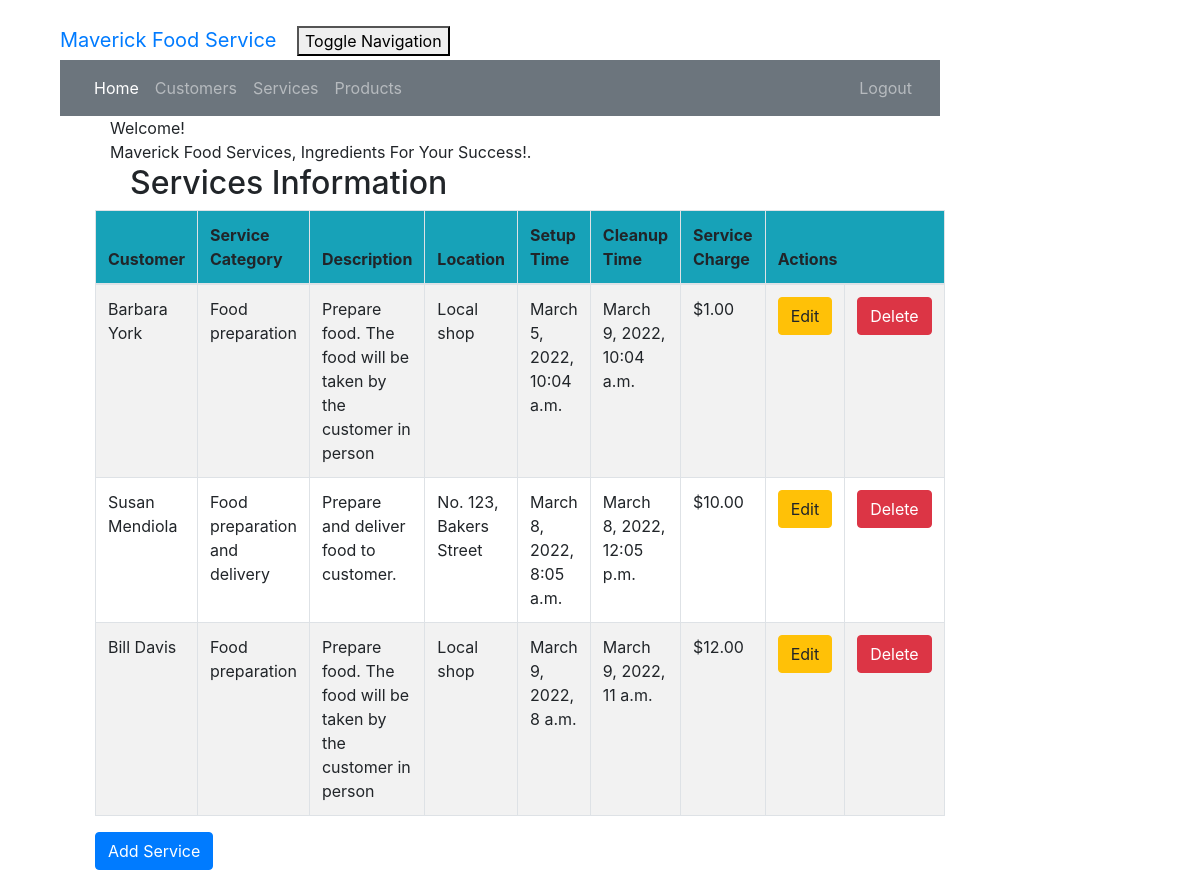
Screenshot of /service_list (signed in) with the database file from the repository.
### crm/models.py (models this page shows, shortened)
class Service(models.Model):
    cust_name = models.ForeignKey(Customer, on_delete=models.CASCADE, related_name='services')
    service_category = models.CharField(max_length=100)
    description = models.TextField()
    location = models.CharField(max_length=200)
    setup_time = models.DateTimeField(
        default=timezone.now)
    cleanup_time = models.DateTimeField(
        default=timezone.now)
    service_charge = models.DecimalField(max_digits=10, decimal_places=2)
    created_date = models.DateTimeField(
        default=timezone.now)
    updated_date = models.DateTimeField(auto_now_add=True)

class Customer(models.Model):
    cust_name = models.CharField(max_length=50)
    email = models.EmailField(max_length=100)
    phone = models.CharField(max_length=20)
    bldgroom = models.CharField(max_length=100)
    address = models.CharField(max_length=200)
    city = models.CharField(max_length=50)
    state = models.CharField(max_length=50)
    zipcode = models.CharField(max_length=10)
    organization = models.CharField(max_length=100)
    role = models.CharField(max_length=100)
    def __str__ (self):
        return self.cust_name

### crm/views.py (the view)
# urls.py: path('service_list', views.service_list, name='service_list'),
@login_required
def service_list(request):
    services = Service.objects.filter(created_date__lte=timezone.now())
    return render(request, 'crm/service_list.html', {'services': services})

### crm/templates/crm/service_list.html (shortened to what this page needs)
<!DOCTYPE html>
{% extends 'crm/base.html' %}
{% block content %}
    {% load humanize %}
    <head>
    </head>
    <body class="bodylist">
    <div class="container">
        <div class="panel panel-primary">
            <div class="panel-heading">Welcome!</div>
            <div class="panel-body">
                Maverick Food Services, Ingredients For Your Success!.
            </div>
        </div>
    </div>
    <div class="row">
        <h2>Services Information</h2>
    </div>
    <div>
        <table class="table table-striped table-bordered table-hover w-auto">
            <thead>
            <tr class="bg-info">
                <th>Customer</th>
                <th>Service Category</th>
                <th>Description</th>
                <th>Location</th>
                <th>Setup Time</th>
                <th>Cleanup Time</th>
                <th>Service Charge</th>
                <th colspan="3">Actions</th>
            </tr>
            </thead>
            <tbody>
            {% for service in services %}
                <tr>
                    <td>{{ service.cust_name }}</td>
                    <td>{{ service.service_category }}</td>
                    <td>{{ service.description }}</td>
                    <td>{{ service.location }}</td>
                    <td>{{ service.setup_time }}</td>
                    <td>{{ service.cleanup_time }}</td>
                    <td>${{ service.service_charge|floatformat:2|intcomma }}</td>
                    <td><a href="{% url 'crm:service_edit' pk=service.pk %}"
                           class="btn btn-warning">Edit</a>
                    </td>
                    <td><a href="{% url 'crm:service_delete' pk=service.pk %}"
                           onclick="return confirm('Are you sure you want to delete?')"
                           class="btn btn-danger">Delete</a>
                    </td>
                </tr>
            {% endfor %}
            </tbody>
        </table>
    </div>
    <div>
        <a href="{% url 'crm:service_new' %}"><span
                class="btn btn-primary">Add Service</span></a>
    </div>
    </body>
{% endblock %}

### crm/templates/crm/base.html (shortened to what this page needs)
<!DOCTYPE html>
{% load static %}
<html lang="en">
<link rel="stylesheet" href="https://cdn.jsdelivr.net/npm/bootstrap@4.6.1/dist/css/bootstrap.min.css">
<link rel="stylesheet" href="{% static "css/portfolio.css" %}">
<div class="container-fluid">
    <div class="navbar-header">
        <a class="navbar-brand" href="">
            Maverick Food Service
        </a>
        <button type="button" class="navbar-toggle" data-toggle="collapse"
                data-target="#myNavbar" aria-controls="myNavbar">
            Toggle Navigation
        </button>
    </div>
    <nav class="navbar navbar-expand-md bg-secondary navbar-dark" id="myNavbar">
        <ul class="navbar-nav mr-auto">
            <li class="nav-item active">
                <a class="nav-link" href="{% url 'crm:home' %}">Home</a>
            </li>
            <li class="nav-item">
                <a class="nav-link" href="{% url 'crm:customer_list' %}">Customers</a>
            </li>
            <li class="nav-item">
                <a class="nav-link" href="{% url 'crm:service_list' %}">Services</a>
            </li>
            <li class="nav-item">
                <a class="nav-link" href="{% url 'crm:product_list' %}">Products</a>
            </li>
        </ul>
        <ul class="nav navbar-nav ml-auto">
            {% if user.is_authenticated %}
                <li><a class="nav-link" href="{% url 'logout' %}">Logout</a>
                </li>
            {% else %}
                <li><a class="nav-link" href="{% url 'login' %}"><span class="glyphicon glyphicon-log-in"></span>Login</a>
                </li>
            {% endif %}
        </ul>
    </nav>
</div>
<body id="app-layout">
<div class="row">
    <div class="col-md-8">
        {% block content %}
        {% endblock %}
    </div>
</div>
</body>
</html>

### crm/static/css/portfolio.css (style rules this page uses)
body { padding-left: 45px; padding-right: 45px; padding-top: 20px; }
.navbar { padding-left:10px; padding-right: 20px; margin-bottom: 0; margin-left: 0; margin-right: 200px; border-radius: 0; }
.row { padding-left: 50px; }

### rows the page displays
Service: cust_name "Barbara York", service_category "Food preparation", description "Prepare food. The food will be taken by the customer in person", location "Local shop", setup_time "March 5, 2022, 10:04 a.m.", cleanup_time "March 9, 2022, 10:04 a.m.", service_charge "1.00"
Service: cust_name "Susan Mendiola", service_category "Food preparation and delivery", description "Prepare and deliver food to customer.", location "No. 123, Bakers Street", setup_time "March 8, 2022, 8:05 a.m.", cleanup_time "March 8, 2022, 12:05 p.m.", service_charge "10.00"
Service: cust_name "Bill Davis", service_category "Food preparation", description "Prepare food. The food will be taken by the customer in person", location "Local shop", setup_time "March 9, 2022, 8 a.m.", cleanup_time "March 9, 2022, 11 a.m.", service_charge "12.00"
